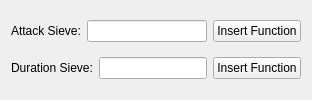
                                <widget class="QWidget" name="childEventDefDiscretePage">
                                  <layout class="QVBoxLayout" name="childEventDefDiscretePageLayout">
                                          <item>
                                          <layout class="QHBoxLayout" name="attackSieveLayout">
                                              <item>
                                                  <widget class="QLabel" name="attackSieveLabel">
                                                  <property name="text"><string>Attack Sieve:</string></property>
                                                  </widget>
                                              </item>
                                              <item>
                                                  <widget class="QLineEdit" name="attackSieveEntry"/>
                                              </item>
                                              <item>
                                                  <widget class="QPushButton" name="childEventAttackSieveFunButton">
                                                  <property name="text">
                                                      <string>Insert Function</string>
                                                  </property>
                                                  </widget>
                                              </item>
                                          </layout>
                                          </item>
                                          <item>
                                          <layout class="QHBoxLayout" name="durationSieveLayout">
                                              <item>
                                                  <widget class="QLabel" name="durationSieveLabel">
                                                  <property name="text"><string>Duration Sieve:</string></property>
                                                  </widget>
                                              </item>
                                              <item>
                                                  <widget class="QLineEdit" name="durationSieveEntry"/>
                                              </item>
                                              <item>
                                                  <widget class="QPushButton" name="childEventDurationSieveFunButton">
                                                  <property name="text">
                                                      <string>Insert Function</string>
                                                  </property>
                                                  </widget>
                                              </item>
                                          </layout>
                                          </item>
                                  </layout>
                                </widget>
